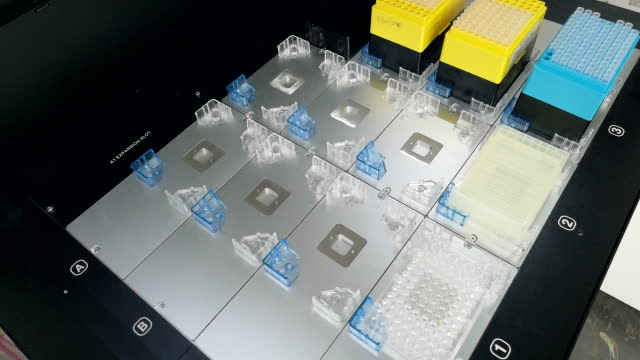
#> input picture frames/01-22-28-15.jpg, 640 x 360 px; its folder holds only this picture in this run
$ python bench.py
#> lines starting #> are read from the running program, lines starting #| are printed output that depends on the picture; after the words box and inside, x2 and y2 are one past the last pixel; in counts of white or black regions, pixels touching at a corner belong together
#> (reads tipcount/ground_truth.json from the repository)
### tipcount/monitor.py
"""Slot-locked real-time tip counter.

The deck camera is fixed and tip racks sit in deck slots, so the 96-well face of a rack in a
given slot is always the same quadrilateral in the image.  Calibrate that quad once per slot
(``slots.json``), then per frame the work is one small perspective warp per slot plus a few
array reductions: well under a millisecond per slot.

Per-cell classification (measured on this camera, OpenCV HSV):
    pale  = rack hue, 45 <= S < pale_s, V > pale_v            -> tip collar
    rim   = rack hue, S >= hole_s, V between hole_v_min and hole_v_ratio * lattice brightness
                                                              -> empty-well rim / shadowed lattice
    frame = rack hue, S >= hole_s, bright                     -> frame / lattice
A cell is a tip when its centre window is mostly pale and shows no rim.  Two counts are
produced: tips seen directly, and 96 minus empty wells seen directly; they agree when the
grid is aligned, and the gap is reported as a health signal.
"""
from __future__ import annotations

import json
import time
from collections import deque
from dataclasses import dataclass, field
from pathlib import Path

import cv2
import numpy as np

COLS, ROWS, CELL = 12, 8, 8
WARP_W, WARP_H = COLS * CELL, ROWS * CELL
DST = np.array([[0, 0], [WARP_W, 0], [WARP_W, WARP_H], [0, WARP_H]], np.float32)
WIN = slice(1, 7)   # central 6x6 of each 8x8 cell

# Thresholds are relative to the rack's own frame (lattice brightness and frame saturation) so
# that auto-exposure and shadows move everything together.  Absolute equivalents at the
# calibration exposure: yellow pale_s~150 pale_v~140, blue pale_s~140 pale_v~110.
RACK_COLOURS = {
    "yellow": dict(h=(14, 40), pale_s_rel=0.68, pale_v_rel=0.57, hole_s_rel=0.86, hole_v_ratio=0.90, hole_v_min_rel=0.49, tip_pf=0.5),
    "blue":   dict(h=(86, 112), pale_s_rel=0.63, pale_v_rel=0.50, hole_s_rel=0.86, hole_v_ratio=0.80, hole_v_min_rel=0.18, tip_pf=0.3),
}
SKIN = dict(h=(0, 17), s=(60, 170), v=(110, 255))
SKIN_MIN_BLOB = 1200


@dataclass
class SlotReading:
    slot: str
    present: bool
    colour: str | None = None
    count: int | None = None            # best estimate: tips seen (yellow) / 96 - holes seen (blue)
    count_by_holes: int | None = None   # the other estimator, as a cross-check
    grid: np.ndarray | None = None      # 8x12 bool
    occluded: bool = False
    coverage: float = 0.0               # fraction of cells that look like rack at all
    misaligned: bool = False            # frame-dominated cells inside the grid
    unknown: int = 0                    # cells whose centre falls outside the image; `count` assumes
                                        # they are intact, so the true count is in [count - unknown, count]
    quality: float = 0.0                # coverage minus frame fraction; used to arbitrate overlaps


@dataclass
class FrameReading:
    slots: list[SlotReading] = field(default_factory=list)
    ms: float = 0.0


def _cells(mask: np.ndarray) -> np.ndarray:
    return mask.reshape(ROWS, CELL, COLS, CELL)[:, WIN, :, WIN].mean(axis=(1, 3))


def pixel_classes(warp_hsv: np.ndarray, colour: str):
    """pale (tip collar), rim (empty-well rim), frame (bright lattice/border) masks of a warp."""
    spec = RACK_COLOURS[colour]
    h, s, v = warp_hsv[:, :, 0], warp_hsv[:, :, 1], warp_hsv[:, :, 2]
    hue_ok = (h >= spec["h"][0]) & (h <= spec["h"][1])
    # Near-black pixels get arbitrary hue and saturation in HSV, so everything below is gated on
    # brightness as well, and a "rack" whose frame is not bright is no rack.
    strong = hue_ok & (s >= 190) & (v >= 80)
    frame_s = float(np.median(s[strong])) if strong.sum() > 20 else 225.0
    sat = hue_ok & (s >= spec["hole_s_rel"] * frame_s) & (v >= 25)
    lattice_v = float(np.percentile(v[sat], 95)) if sat.sum() > 20 else 255.0
    if lattice_v < 110:
        z = np.zeros(h.shape, bool)
        return z, z, z
    pale = hue_ok & (s >= 45) & (s < spec["pale_s_rel"] * frame_s) & (v > spec["pale_v_rel"] * lattice_v)
    rim = sat & (v < spec["hole_v_ratio"] * lattice_v) & (v >= spec["hole_v_min_rel"] * lattice_v)
    frame = sat & (v >= spec["hole_v_ratio"] * lattice_v)
    return pale, rim, frame


# Expanded warp with a one-cell margin, used to score how well a quad fits the rack face.
MARGIN = 1
EW, EH = (COLS + 2 * MARGIN) * CELL, (ROWS + 2 * MARGIN) * CELL
M0 = MARGIN * CELL
EDST = np.array([[M0, M0], [M0 + COLS * CELL, M0], [M0 + COLS * CELL, M0 + ROWS * CELL], [M0, M0 + ROWS * CELL]], np.float32)
_yy, _xx = np.mgrid[0:EH, 0:EW]
_RING = ~((_xx >= M0) & (_xx < EW - M0) & (_yy >= M0) & (_yy < EH - M0)) & (_yy >= M0)   # not the back margin


# [16 lines left out: function fit_score, not called in this run]


class SlotMonitor:
    def __init__(self, slots_path: str | Path, history: int = 3, track: bool = True, track_px: int = 3):
#> called with history = 3, track = True, track_px = 3
        self.track, self.track_px = track, track_px   # keep < half a cell or the search can jump a well
        cfg = json.loads(Path(slots_path).read_text())
#> (reads tipcount/slots.json from the repository)
        self.slots = {}
        for name, s in cfg["slots"].items():
            q = np.array(s["quad"], np.float32)
            M = cv2.getPerspectiveTransform(q, DST)
            cx, cy = np.meshgrid((np.arange(COLS) + 0.5) * CELL, (np.arange(ROWS) + 0.5) * CELL)
            centres = np.stack([cx, cy], -1).reshape(1, -1, 2).astype(np.float32)
            img_pts = cv2.perspectiveTransform(centres, np.linalg.inv(M)).reshape(ROWS, COLS, 2)
            W, H = cfg.get("image_size", [640, 360])
            valid = (img_pts[..., 0] >= 2) & (img_pts[..., 0] <= W - 3) & (img_pts[..., 1] >= 2) & (img_pts[..., 1] <= H - 3)
            self.slots[name] = dict(quad=q, M=M, bbox=(q.min(0) - 12, q.max(0) + 12), valid=valid, centres=img_pts,
                                    partial=bool(s.get("partial", False)))
#> further down, im is the input picture: shape (360, 640, 3); mean B, G, R 104.3, 109, 101.9
        self.history = {name: deque(maxlen=history) for name in self.slots}
        self.track_state = {name: dict(offset=np.zeros(2, np.float32), score=None) for name in self.slots}

    def _classify(self, warp_hsv: np.ndarray, colour: str):
        pale, rim, frame = pixel_classes(warp_hsv, colour)
        P = pale.reshape(ROWS, CELL, COLS, CELL); R = rim.reshape(ROWS, CELL, COLS, CELL)
        pf = P[:, 2:6, :, 2:6].mean(axis=(1, 3))                      # pale in the 4x4 centre
        ring = (R.sum(axis=(1, 3)) - R[:, 2:6, :, 2:6].sum(axis=(1, 3))) / (CELL * CELL - 16)
        rf = _cells(rim); ff = _cells(frame)
        return pf, rf, ff, ring

    def read(self, bgr: np.ndarray) -> FrameReading:
        t0 = time.perf_counter()
        hsv = cv2.cvtColor(bgr, cv2.COLOR_BGR2HSV)
#> hsv: shape (360, 640, 3); mean H, S, V 79, 90.5, 112.9
        skin = cv2.inRange(hsv, (SKIN["h"][0], SKIN["s"][0], SKIN["v"][0]), (SKIN["h"][1], SKIN["s"][1], SKIN["v"][1]))
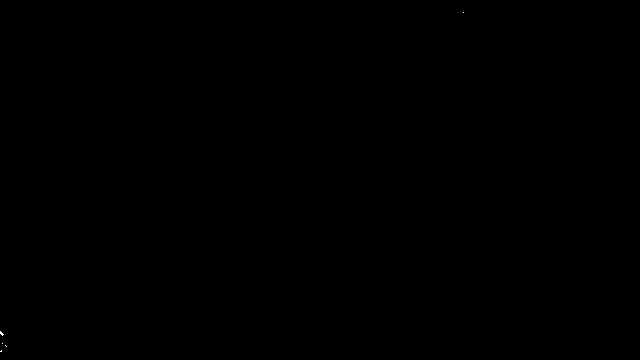
#> skin: shape (360, 640); 0.01% white in thin lines or dots, all inside (x1, y1, x2, y2) = (0, 12, 464, 352)
        skin = cv2.morphologyEx(skin, cv2.MORPH_OPEN, np.ones((3, 3), np.uint8))
#> skin: shape (360, 640); every value is 0
        ns, _, sst, _ = cv2.connectedComponentsWithStats(skin, connectivity=8)
#> ns = 1; sst = [[0, 0, 640, 360, 230400]]
        skin_boxes = [sst[i] for i in range(1, ns) if sst[i, cv2.CC_STAT_AREA] >= SKIN_MIN_BLOB]
#> skin_boxes = []

        out = FrameReading()
        for name, sl in self.slots.items():
            warp = cv2.warpPerspective(hsv, sl["M"], (WARP_W, WARP_H), flags=cv2.INTER_LINEAR)
            best = None
            for colour in RACK_COLOURS:
                pf, rf, ff, ring = self._classify(warp, colour)
                coverage = float(((pf + rf + ff) >= 0.5).mean())
                if best is None or coverage > best[0]:
                    best = (coverage, colour, pf, rf, ff, ring)
            coverage, colour, pf, rf, ff, ring = best
            (bx0, by0), (bx1, by1) = sl["bbox"]
            occluded = any(sx < bx1 and sx + sw > bx0 and sy < by1 and sy + sh > by0
                           for sx, sy, sw, sh, _a in skin_boxes)
            if coverage < 0.75:
                out.slots.append(SlotReading(name, False, None, None, None, None, occluded, coverage))
                self.history[name].clear()
                continue
            if self.track:
                # Hand or gripper placement varies by a few px between runs.  Search a small
                # translation of the calibrated quad for the most *decisive* grid: cell centres
                # that are clearly pale or clearly not, with no frame inside cells.  Stateless,
                # ~17 small warps per visible rack.
                q0 = sl["quad"]
                def decisive(dx, dy):
                    Mq = cv2.getPerspectiveTransform(q0 + np.array([dx, dy], np.float32), DST)
                    w = cv2.warpPerspective(hsv, Mq, (WARP_W, WARP_H), flags=cv2.INTER_LINEAR)
                    pf_, rf_, ff_, ring_ = self._classify(w, colour)
                    return float(np.abs(pf_ - 0.5).mean() - ff_.mean()), (pf_, rf_, ff_, ring_)
                best_sc, best_d, best_maps = decisive(0, 0)[0], (0, 0), None
                for step, centre in ((2, (0, 0)), (1, None)):
                    c0 = best_d if centre is None else centre
                    for dx in (-step, 0, step):
                        for dy in (-step, 0, step):
                            d = (c0[0] + dx, c0[1] + dy)
                            if d == (0, 0) and best_maps is None and step == 2:
                                continue
                            if max(abs(d[0]), abs(d[1])) > self.track_px:
                                continue
                            sc, maps = decisive(*d)
                            if sc > best_sc + 1e-6:
                                best_sc, best_d, best_maps = sc, d, maps
                if best_maps is not None:
                    pf, rf, ff, ring = best_maps
                    coverage = float(((pf + rf + ff) >= 0.5).mean())
                self.track_state[name]["offset"] = np.array(best_d, np.float32)
            # A real well face: nearly every cell is a collar, a well disc or (at the edges) frame,
            # and cells are decisive.  Rack walls and deck seen through a vacant slot are not.
            face = float(((pf >= 0.3) | ((rf >= 0.25) & (ff < 0.5)) | (ff >= 0.4)).mean())
            decisive = float(np.abs(pf - 0.5).mean())
            if face < 0.80 or decisive < 0.25:
                out.slots.append(SlotReading(name, False, None, None, None, None, occluded, coverage))
                self.history[name].clear()
                continue
            spec_tip = RACK_COLOURS[colour]["tip_pf"]
            framey = ff >= 0.4                      # the cell is mostly frame: grid edge misfit, not a well
            if colour == "yellow":
                # an empty 200uL well shows a saturated rim around a (sometimes lit) centre; a tip
                # collar covers the whole cell so its ring is never rim-coloured
                tips = (pf >= 0.5) & (ring <= 0.10)
                empties = ((ring > 0.10) | (pf < 0.3)) & ~framey
            else:
                # an empty 1000uL well is a dark saturated disc in the centre of the cell
                tips = pf >= spec_tip
                empties = (rf >= 0.25) & (pf < spec_tip) & ~framey
            unknown = ~sl["valid"]
            tips &= ~unknown; empties &= ~unknown
            misaligned = bool(framey.sum() > 4)
            if sl["partial"] or unknown.sum() > 12:
                # most of the face is outside the picture: say so instead of guessing
                out.slots.append(SlotReading(name, True, colour, None, None, tips, occluded, coverage,
                                             misaligned, int(unknown.sum()), float(coverage - ff.mean())))
                continue
            misaligned = bool((ff >= 0.5).sum() > 4)
            # Which object is the distinctive one depends on the rack: a 200uL collar is a clean
            # pale disc with no rim (count tips), an empty 1000uL well is a clean dark disc
            # (count holes).  The other count is kept as a cross-check.
            n_unknown = int(unknown.sum())
            n_tips, n_holes = int(tips.sum()) + n_unknown, int(96 - empties.sum())
            count, cross = (n_tips, n_holes) if colour == "yellow" else (n_holes, n_tips)
            r = SlotReading(name, True, colour, count, cross, tips,
                            occluded, coverage, misaligned, int(unknown.sum()), float(coverage - ff.mean()))
            if not occluded:
                self.history[name].append(r.count)
            out.slots.append(r)
#> this loop made 7 passes
#> (colour, face, decisive, spec_tip) on passes 3, 7: ('blue', 0.906, 0.447, 0.3), ('yellow', 0.896, 0.49, 0.5)
#> (colour, face, decisive) on pass 1: ('yellow', 0.521, 0.479)
#> pass 1, in pixel_classes, `h, s, v = warp_hsv[:, :, 0], warp_hsv[:, :, 1], warp_hsv[:, :, 2]`:
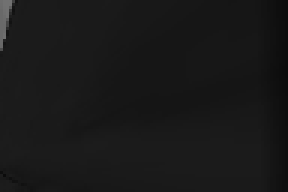
#> h: shape (64, 96) (shown 3 times larger); min 11, max 113, mean 24.6
#> pass 1, in pixel_classes, `h, s, v = warp_hsv[:, :, 0], warp_hsv[:, :, 1], warp_hsv[:, :, 2]`:
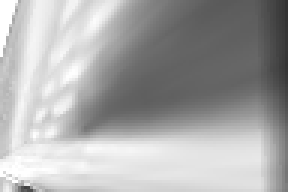
#> s: shape (64, 96) (shown 3 times larger); min 50, max 255, mean 169.4
#> pass 1, in pixel_classes, `h, s, v = warp_hsv[:, :, 0], warp_hsv[:, :, 1], warp_hsv[:, :, 2]`:
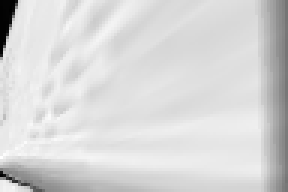
#> v: shape (64, 96) (shown 3 times larger); min 1, max 255, mean 215
#> after the loop: warp: shape (64, 96, 3); mean H, S, V 23.3, 111.3, 224.2
#> after the loop, out.slots = 7 items; self.track_state = 7 items
        out.slots = self._suppress_overlaps(out.slots)
        out.ms = (time.perf_counter() - t0) * 1000
        return out

    def _suppress_overlaps(self, readings):
        """Hand-placed racks can straddle two calibrated positions; keep the better reading."""
        present = [r for r in readings if r.present]
#> present = 2 items
        drop = set()
        for i, a in enumerate(present):
            for b in present[i + 1:]:
                if self._overlap(a.slot, b.slot) > 0.3:
                    drop.add(b.slot if a.quality >= b.quality else a.slot)
#> this loop made 2 passes
#> after the loop, drop = 0 items
        for r in readings:
            if r.slot in drop:
                r.present = False; r.count = None; r.count_by_holes = None
                self.history[r.slot].clear()
#> this loop made 7 passes
        return readings

    def _overlap(self, a, b):
        pa = self.slots[a]["quad"].astype(np.float32); pb = self.slots[b]["quad"].astype(np.float32)
        inter, _ = cv2.intersectConvexConvex(pa, pb)
        return inter / min(cv2.contourArea(pa), cv2.contourArea(pb))

    def smoothed(self, name: str) -> int | None:
        h = self.history[name]
        return int(np.median(h)) if h else None


def draw(bgr: np.ndarray, mon: SlotMonitor, fr: FrameReading) -> np.ndarray:
    vis = bgr.copy()
    for r in fr.slots:
        q = mon.slots[r.slot]["quad"].astype(np.int32)
        if not r.present:
            cv2.polylines(vis, [q], True, (90, 90, 90), 1)
            continue
        col = (0, 0, 255) if r.occluded else ((0, 200, 255) if r.misaligned else (0, 255, 0))
        cv2.polylines(vis, [q], True, col, 1)
        x, y = q[1]
        cv2.putText(vis, f"{r.slot[0]}:{r.count}", (int(x) - 10, max(10, int(y) - 3)),
                    cv2.FONT_HERSHEY_SIMPLEX, 0.45, col, 1, cv2.LINE_AA)
#> this loop made 7 passes
#> q on passes 1, 2, 4, 5, 6: [[356, 15], [429, 0], [453, 0], [464, 43]], [[227, 36], [273, 4], [326, 15], [288, 47]], [[186, 159], [265, 93], [309, 129], [240, 195]], [[372, 106], [429, 46], [488, 75], [436, 135]], [[268, 213], [334, 145], [401, 177], [360, 227]]
#> (q, col, x, y) on passes 3, 7: ([[537, 51], [580, 8], [639, 29], [617, 92]], (0, 255, 0), 580, 8), ([[452, 26], [482, 0], [551, 0], [506, 46]], (0, 200, 255), 482, 0)
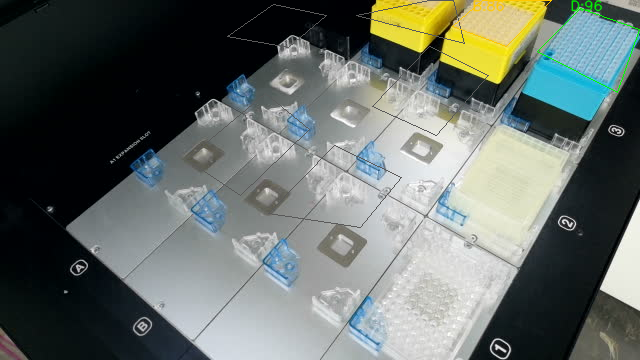
#> vis: shape (360, 640, 3); 0.94% of pixels changed, all inside (x1, y1, x2, y2) = (186, 0, 640, 228)
    cv2.putText(vis, f"{fr.ms:.2f} ms", (5, bgr.shape[0] - 8), cv2.FONT_HERSHEY_SIMPLEX, 0.5, (255, 255, 255), 1, cv2.LINE_AA)
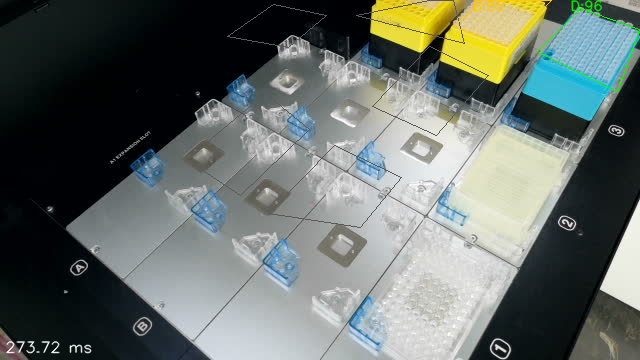
#> vis: shape (360, 640, 3); 0.22% of pixels changed, all inside (x1, y1, x2, y2) = (5, 341, 92, 354)
    return vis

### tipcount/bench.py
"""Benchmark the slot monitor on the labelled frames: per-frame latency and count accuracy."""
import json, sys, time, glob
from pathlib import Path
import cv2, numpy as np
sys.path.insert(0, str(Path(__file__).resolve().parent.parent))
from tipcount.monitor import SlotMonitor, draw

here = Path(__file__).resolve().parent
gt = json.loads((here / "ground_truth.json").read_text())["frames"]
import os
mon = SlotMonitor(here / "slots.json", track=os.environ.get("TRACK", "1") == "1")
files = sorted(glob.glob(str(here.parent / "frames" / "[0-9][0-9]-[0-9][0-9]-[0-9][0-9]-[0-9][0-9].jpg")), key=lambda f: Path(f).name.split("-", 1)[1])
out_dir = here.parent / "scratch"; out_dir.mkdir(exist_ok=True)
errs, lat, rows = [], [], []
false_presence = 0; missed = 0
for f in files:
    name = Path(f).name
    im = cv2.imread(f)
    t = time.perf_counter(); fr = mon.read(im); lat.append((time.perf_counter() - t) * 1000)
    cv2.imwrite(str(out_dir / f"slot_{name}"), draw(im, mon, fr))
    labels = gt.get(name, {})
    line = []
    for r in fr.slots:
        want = labels.get(r.slot)
        if r.present and r.count is None:
            line.append(f"{r.slot[0]}=partial({r.unknown} cells out of view)"); continue
        if r.present:
            tag = f"{r.slot[0]}={r.count}/{r.count_by_holes}"
            if r.occluded: tag += "occ"
            if r.misaligned: tag += "!"
            if want is None: false_presence += 1; tag += "(FALSE)"
            elif want == "occluded": tag += "(occ-gt)"
            else:
                e = r.count - want; errs.append(abs(e)); tag += f"(gt{want},{e:+d})"
            line.append(tag)
        else:
            if want not in (None, "occluded"): missed += 1; line.append(f"{r.slot[0]}=MISSED(gt{want})")
#> this loop made 7 passes
#> (want, tag, e) on passes 3, 7: (96, 'D=96/87(gt96,+0)', 0), (64, 'B=86/93!(gt64,+22)', 22)
#> after the loop, errs = [0, 22]; false_presence = 0; line = ['D=96/87(gt96,+0)', 'B=86/93!(gt64,+22)']; missed = 0
    rows.append((name, fr.ms, line))
for name, ms, line in rows:
    print(f"{name} {ms:6.2f}ms  " + "  ".join(line))
#> this loop made 1 pass
#> (name, ms, line) on pass 1: ('01-22-28-15.jpg', 273.7, ['D=96/87(gt96,+0)', 'B=86/93!(gt64,+22)'])
#| 01-22-28-15.jpg 273.72ms  D=96/87(gt96,+0)  B=86/93!(gt64,+22)
errs = np.array(errs); lat = np.array(lat)
print("\nscored readings:", len(errs), " exact:", int((errs == 0).sum()), " within 1:", int((errs <= 1).sum()),
      " within 2:", int((errs <= 2).sum()), " mean abs err: %.2f" % errs.mean(), " max: %d" % errs.max())
#| scored readings: 2  exact: 1  within 1: 1  within 2: 1  mean abs err: 11.00  max: 22
print("false presence:", false_presence, " missed racks:", missed)
#| false presence: 0  missed racks: 0
print("latency ms: median %.2f  p95 %.2f  max %.2f (incl. first-call warmup)" % (np.median(lat), np.percentile(lat, 95), lat.max()))
